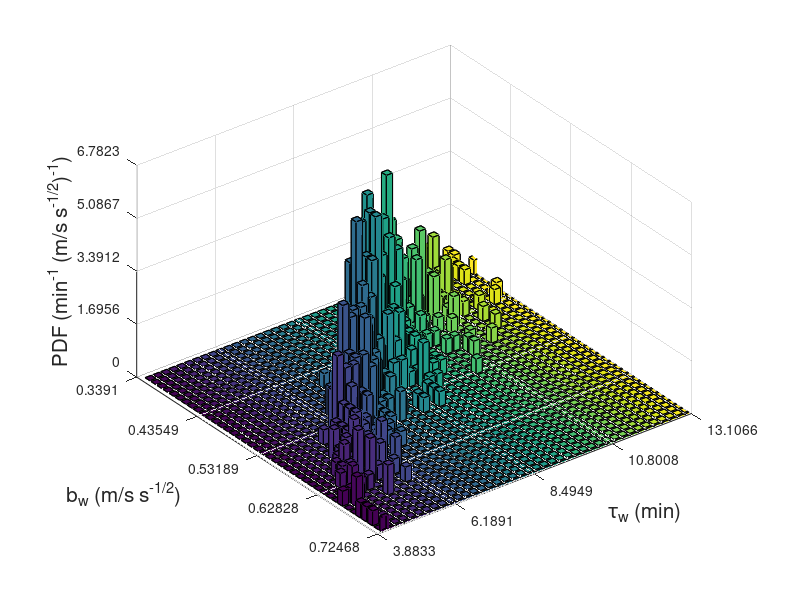

MATLAB code for this plot:
function PlotResults


load('Resultados.mat')

Us = 11.11; %in m/s
Ts = 15; %In minutes

TauWnArray = TauWnArray*Ts; %In minutes
bWnArray = bWnArray*(Us/sqrt(Ts*60)); %m/s/s^{-1/2}

N = size(TauWnArray,1);
Nb = 40;

% figure(1)
% X = [TauWnArray(100:N),bWnArray(100:N)];
% hist3(X,'CDataMode','auto','FaceColor','interp','Nbins',[Nb Nb])
% xlabel('\tau_w')
% ylabel('b_w')
% zlabel('PDF')

tau_min = min(TauWnArray(100:N))
tau_max = max(TauWnArray(100:N))

delta_tau = (tau_max-tau_min)/Nb;

b_min = min(bWnArray(100:N))
b_max = max(bWnArray(100:N))

delta_b = (b_max-b_min)/Nb;

x_axis = zeros(Nb,1);
y_axis = zeros(Nb,1);
pdf = zeros(Nb,Nb);

for ny = 1:Nb
    for nx = 1:Nb
        x_axis(nx,1) = tau_min + delta_tau*(nx-1/2);
        y_axis(ny,1) = b_min + delta_b*(ny-1/2);
    end
end

for i = 100:N
    nx = round( (TauWnArray(i,1)-tau_min)/delta_tau+1/2 );
    nx = max(nx,1);
    nx = min(nx,Nb);
    
    ny = round( (bWnArray(i,1)-b_min)/delta_b+1/2 );
    ny = max(ny,1);
    ny = min(ny,Nb);
    
    pdf(nx,ny) = pdf(nx,ny) + 1;    
end

integral = sum(sum(delta_tau*delta_b*pdf));

pdf = pdf/integral;

format shortg
sprintf('XMin: %5f xMax: %5f', [min(x_axis) max(x_axis)])
sprintf('yMin: %5f yMax: %5f', [min(y_axis) max(y_axis)])

ax2 = bar3(transpose(pdf));

% set(gca,'XTickLabel',x_axis)
% set(gca,'YTickLabel',y_axis)

xlabel('\tau_w (min)','FontSize',15)
ylabel('b_w (m/s s^{-1/2})','FontSize',15)
zlabel('PDF (min^{-1} (m/s s^{-1/2})^{-1})','FontSize',15)

axis([0 40 0 40 0 8])

pdf_max = max(max(pdf))

xticks([0:10:40])
xticklabels({num2str(tau_min),num2str(tau_min+delta_tau*10),num2str(tau_min+delta_tau*20),num2str(tau_min+delta_tau*30),num2str(tau_min+delta_tau*40)})

yticks([0:10:40])
yticklabels({num2str(b_min),num2str(b_min+delta_b*10),num2str(b_min+delta_b*20),num2str(b_min+delta_b*30),num2str(b_min+delta_b*40)})

zticks([0:2:8])
zticklabels({'0',num2str(pdf_max/8*2),num2str(pdf_max/8*4),num2str(pdf_max/8*6),num2str(pdf_max/8*8)})


print('Histogram2DTauwBw','-dpng',figure(1))
